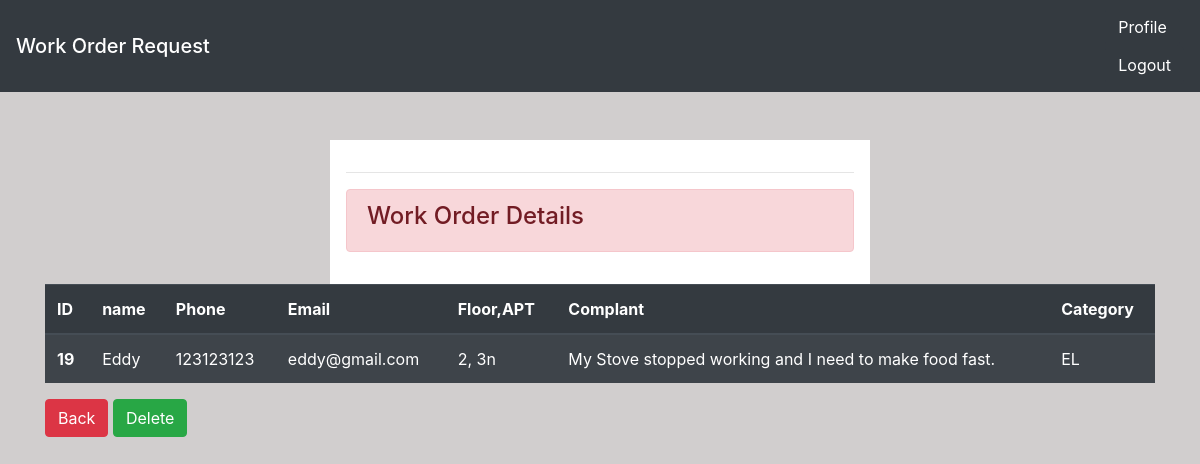
/staff/view/19/ (signed in), run on the app's committed database.
### dashboard/models.py (models this page shows, shortened)
class Person_info(models.Model):
    name = models.CharField(max_length=200)
    phone = models.CharField(max_length=200)
    email = models.EmailField(max_length=200)
    class Meta:
        abstract = True
        ordering = ['name']

class reportData(Person_info):
    priority = [
    ('PL','Plumbing'),
    ('EL', 'Electrical'),
    ('MT','Maintenance'),
    ('CAS','CUSTODIAL'),
    ('ENG', 'Engineering'),
    ('EXT', 'Exterminator' )
    ]
    floor = models.IntegerField()
    apt_num = models.CharField(max_length=200)
    complant = models.TextField()
    cateogry = models.CharField(max_length=50, choices=priority)
    class Meta:
        verbose_name_plural = 'Work Orders'

### dashboard/views.py (the view)
# urls.py: path('staff/view/<int:pk>/', views.staff_view, name= 'staff-view'),
@login_required
def staff_view(request, pk):
    report_data = reportData.objects.all()
    obj = reportData.objects.get(id=pk)
    if request.method =='POST':
        obj.delete()
        return redirect('staff-index')
    context = {
        'report_data' : report_data,
        'obj' : obj,
    }
    return render(request, 'dashboard/staff_view.html', context)

### templates/dashboard/staff_view.html (shortened to what this page needs)
{% extends 'partials/base.html' %}
{% load crispy_forms_tags %}
{% block content %}
<div class="container">
  <div class="row mt-5">
    <div class="col-md-6 offset-md-3">
        <div class="boarder bg-white p-3">
            <hr>
            <div class="alert alert-danger">
                <h4> Work Order Details </h4>
            </div>
        </div>
      </div>
  </div>
    <table class="table table-striped table-dark">
        <thead>
          <tr>
            <th scope="col">ID</th>
            <th scope="col">name</th>
            <th scope="col">Phone</th>
            <th scope="col">Email</th>
            <th scope="col">Floor,APT</th>
            <th scope="col">Complant</th>
            <th scope="col">Category</th>
          </tr>
        </thead>
        <tbody>
          <tr>
            <th scope="row">{{obj.id}}</th>
            <td>{{obj.name}} </td>
            <td>{{obj.phone}} </td>
            <td> {{obj.email}} </td>
            <td>{{obj.floor}}, {{obj.apt_num}} </td>
            <td>{{obj.complant}}</td>
            <td>{{obj.cateogry}}</td>
          </tr>
        </tbody>
      </table>
      <form method="POST">
        <a class="btn btn-danger" href="{%url 'staff-index' %}"> Back</a>
        <input class="btn btn-success" type="submit" value="Delete">
      </form>
</div>
{% endblock %}

### static/style.css (style rules this page uses)
body { background: rgb(209, 206, 206); }

### data on the page
reportData: id "19", name "Eddy", phone "123123123", email "eddy@gmail.com", floor "2", apt_num "3n", complant "My Stove stopped working and I need to make food fast.", cateogry "EL"
